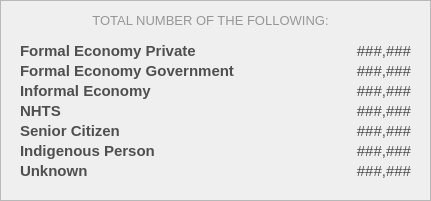
    <widget class="QFrame" name="stat_framePWD_2">
     <property name="geometry">
      <rect>
       <x>830</x>
       <y>440</y>
       <width>431</width>
       <height>201</height>
      </rect>
     </property>
     <property name="styleSheet">
      <string notr="true">#stat_framePWD_2{
	background-color: #fcfcfc;
}</string>
     </property>
     <property name="frameShape">
      <enum>QFrame::Shape::StyledPanel</enum>
     </property>
     <property name="frameShadow">
      <enum>QFrame::Shadow::Raised</enum>
     </property>
     <widget class="QLabel" name="label_FEP">
      <property name="geometry">
       <rect>
        <x>20</x>
        <y>40</y>
        <width>231</width>
        <height>21</height>
       </rect>
      </property>
      <property name="font">
       <font>
        <family>Arial</family>
        <pointsize>11</pointsize>
        <bold>true</bold>
       </font>
      </property>
      <property name="styleSheet">
       <string notr="true">#label_FEP {
	background-color: transparent;
	color: #4f4f4f;
}
</string>
      </property>
      <property name="text">
       <string>Formal Economy Private</string>
      </property>
      <property name="alignment">
       <set>Qt::AlignmentFlag::AlignLeading|Qt::AlignmentFlag::AlignLeft|Qt::AlignmentFlag::AlignVCenter</set>
      </property>
     </widget>
     <widget class="QLabel" name="label_desc2_5">
      <property name="geometry">
       <rect>
        <x>0</x>
        <y>10</y>
        <width>421</width>
        <height>20</height>
       </rect>
      </property>
      <property name="font">
       <font>
        <family>Arial</family>
        <pointsize>10</pointsize>
       </font>
      </property>
      <property name="styleSheet">
       <string notr="true">#label_desc2_5{
	color: #969696;
}</string>
      </property>
      <property name="text">
       <string>TOTAL NUMBER OF THE FOLLOWING:</string>
      </property>
      <property name="alignment">
       <set>Qt::AlignmentFlag::AlignCenter</set>
      </property>
     </widget>
     <widget class="QLabel" name="total_FEP">
      <property name="geometry">
       <rect>
        <x>270</x>
        <y>40</y>
        <width>141</width>
        <height>21</height>
       </rect>
      </property>
      <property name="font">
       <font>
        <family>Arial</family>
        <pointsize>11</pointsize>
        <bold>false</bold>
       </font>
      </property>
      <property name="styleSheet">
       <string notr="true">#total_FEP {
	background-color: transparent;
	color: #4f4f4f;
}
</string>
      </property>
      <property name="text">
       <string>###,###</string>
      </property>
      <property name="alignment">
       <set>Qt::AlignmentFlag::AlignRight|Qt::AlignmentFlag::AlignTrailing|Qt::AlignmentFlag::AlignVCenter</set>
      </property>
     </widget>
     <widget class="QLabel" name="label_FEG">
      <property name="geometry">
       <rect>
        <x>20</x>
        <y>60</y>
        <width>231</width>
        <height>21</height>
       </rect>
      </property>
      <property name="font">
       <font>
        <family>Arial</family>
        <pointsize>11</pointsize>
        <bold>true</bold>
       </font>
      </property>
      <property name="styleSheet">
       <string notr="true">#label_FEG {
	background-color: transparent;
	color: #4f4f4f;
}
</string>
      </property>
      <property name="text">
       <string>Formal Economy Government</string>
      </property>
      <property name="alignment">
       <set>Qt::AlignmentFlag::AlignLeading|Qt::AlignmentFlag::AlignLeft|Qt::AlignmentFlag::AlignVCenter</set>
      </property>
     </widget>
     <widget class="QLabel" name="total_FEG">
      <property name="geometry">
       <rect>
        <x>270</x>
        <y>60</y>
        <width>141</width>
        <height>21</height>
       </rect>
      </property>
      <property name="font">
       <font>
        <family>Arial</family>
        <pointsize>11</pointsize>
        <bold>false</bold>
       </font>
      </property>
      <property name="styleSheet">
       <string notr="true">#total_FEG {
	background-color: transparent;
	color: #4f4f4f;
}
</string>
      </property>
      <property name="text">
       <string>###,###</string>
      </property>
      <property name="alignment">
       <set>Qt::AlignmentFlag::AlignRight|Qt::AlignmentFlag::AlignTrailing|Qt::AlignmentFlag::AlignVCenter</set>
      </property>
     </widget>
     <widget class="QLabel" name="total_IE">
      <property name="geometry">
       <rect>
        <x>270</x>
        <y>80</y>
        <width>141</width>
        <height>21</height>
       </rect>
      </property>
      <property name="font">
       <font>
        <family>Arial</family>
        <pointsize>11</pointsize>
        <bold>false</bold>
       </font>
      </property>
      <property name="styleSheet">
       <string notr="true">#total_IE {
	background-color: transparent;
	color: #4f4f4f;
}
</string>
      </property>
      <property name="text">
       <string>###,###</string>
      </property>
      <property name="alignment">
       <set>Qt::AlignmentFlag::AlignRight|Qt::AlignmentFlag::AlignTrailing|Qt::AlignmentFlag::AlignVCenter</set>
      </property>
     </widget>
     <widget class="QLabel" name="label_IE">
      <property name="geometry">
       <rect>
        <x>20</x>
        <y>80</y>
        <width>231</width>
        <height>21</height>
       </rect>
      </property>
      <property name="font">
       <font>
        <family>Arial</family>
        <pointsize>11</pointsize>
        <bold>true</bold>
       </font>
      </property>
      <property name="styleSheet">
       <string notr="true">#label_IE {
	background-color: transparent;
	color: #4f4f4f;
}
</string>
      </property>
      <property name="text">
       <string>Informal Economy</string>
      </property>
      <property name="alignment">
       <set>Qt::AlignmentFlag::AlignLeading|Qt::AlignmentFlag::AlignLeft|Qt::AlignmentFlag::AlignVCenter</set>
      </property>
     </widget>
     <widget class="QLabel" name="label_NHTS">
      <property name="geometry">
       <rect>
        <x>20</x>
        <y>100</y>
        <width>231</width>
        <height>21</height>
       </rect>
      </property>
      <property name="font">
       <font>
        <family>Arial</family>
        <pointsize>11</pointsize>
        <bold>true</bold>
       </font>
      </property>
      <property name="styleSheet">
       <string notr="true">#label_NHTS {
	background-color: transparent;
	color: #4f4f4f;
}
</string>
      </property>
      <property name="text">
       <string>NHTS</string>
      </property>
      <property name="alignment">
       <set>Qt::AlignmentFlag::AlignLeading|Qt::AlignmentFlag::AlignLeft|Qt::AlignmentFlag::AlignVCenter</set>
      </property>
     </widget>
     <widget class="QLabel" name="total_NHTS">
      <property name="geometry">
       <rect>
        <x>270</x>
        <y>100</y>
        <width>141</width>
        <height>21</height>
       </rect>
      </property>
      <property name="font">
       <font>
        <family>Arial</family>
        <pointsize>11</pointsize>
        <bold>false</bold>
       </font>
      </property>
      <property name="styleSheet">
       <string notr="true">#total_NHTS {
	background-color: transparent;
	color: #4f4f4f;
}
</string>
      </property>
      <property name="text">
       <string>###,###</string>
      </property>
      <property name="alignment">
       <set>Qt::AlignmentFlag::AlignRight|Qt::AlignmentFlag::AlignTrailing|Qt::AlignmentFlag::AlignVCenter</set>
      </property>
     </widget>
     <widget class="QLabel" name="total_SC">
      <property name="geometry">
       <rect>
        <x>270</x>
        <y>120</y>
        <width>141</width>
        <height>21</height>
       </rect>
      </property>
      <property name="font">
       <font>
        <family>Arial</family>
        <pointsize>11</pointsize>
        <bold>false</bold>
       </font>
      </property>
      <property name="styleSheet">
       <string notr="true">#total_SC {
	background-color: transparent;
	color: #4f4f4f;
}
</string>
      </property>
      <property name="text">
       <string>###,###</string>
      </property>
      <property name="alignment">
       <set>Qt::AlignmentFlag::AlignRight|Qt::AlignmentFlag::AlignTrailing|Qt::AlignmentFlag::AlignVCenter</set>
      </property>
     </widget>
     <widget class="QLabel" name="label_SC">
      <property name="geometry">
       <rect>
        <x>20</x>
        <y>120</y>
        <width>231</width>
        <height>21</height>
       </rect>
      </property>
      <property name="font">
       <font>
        <family>Arial</family>
        <pointsize>11</pointsize>
        <bold>true</bold>
       </font>
      </property>
      <property name="styleSheet">
       <string notr="true">#label_SC {
	background-color: transparent;
	color: #4f4f4f;
}
</string>
      </property>
      <property name="text">
       <string>Senior Citizen</string>
      </property>
      <property name="alignment">
       <set>Qt::AlignmentFlag::AlignLeading|Qt::AlignmentFlag::AlignLeft|Qt::AlignmentFlag::AlignVCenter</set>
      </property>
     </widget>
     <widget class="QLabel" name="label_IP">
      <property name="geometry">
       <rect>
        <x>20</x>
        <y>140</y>
        <width>231</width>
        <height>21</height>
       </rect>
      </property>
      <property name="font">
       <font>
        <family>Arial</family>
        <pointsize>11</pointsize>
        <bold>true</bold>
       </font>
      </property>
      <property name="styleSheet">
       <string notr="true">#label_IP {
	background-color: transparent;
	color: #4f4f4f;
}
</string>
      </property>
      <property name="text">
       <string>Indigenous Person</string>
      </property>
      <property name="alignment">
       <set>Qt::AlignmentFlag::AlignLeading|Qt::AlignmentFlag::AlignLeft|Qt::AlignmentFlag::AlignVCenter</set>
      </property>
     </widget>
     <widget class="QLabel" name="total_IP">
      <property name="geometry">
       <rect>
        <x>270</x>
        <y>140</y>
        <width>141</width>
        <height>21</height>
       </rect>
      </property>
      <property name="font">
       <font>
        <family>Arial</family>
        <pointsize>11</pointsize>
        <bold>false</bold>
       </font>
      </property>
      <property name="styleSheet">
       <string notr="true">#total_IP {
	background-color: transparent;
	color: #4f4f4f;
}
</string>
      </property>
      <property name="text">
       <string>###,###</string>
      </property>
      <property name="alignment">
       <set>Qt::AlignmentFlag::AlignRight|Qt::AlignmentFlag::AlignTrailing|Qt::AlignmentFlag::AlignVCenter</set>
      </property>
     </widget>
     <widget class="QLabel" name="total_U">
      <property name="geometry">
       <rect>
        <x>270</x>
        <y>160</y>
        <width>141</width>
        <height>21</height>
       </rect>
      </property>
      <property name="font">
       <font>
        <family>Arial</family>
        <pointsize>11</pointsize>
        <bold>false</bold>
       </font>
      </property>
      <property name="styleSheet">
       <string notr="true">#total_U {
	background-color: transparent;
	color: #4f4f4f;
}
</string>
      </property>
      <property name="text">
       <string>###,###</string>
      </property>
      <property name="alignment">
       <set>Qt::AlignmentFlag::AlignRight|Qt::AlignmentFlag::AlignTrailing|Qt::AlignmentFlag::AlignVCenter</set>
      </property>
     </widget>
     <widget class="QLabel" name="label_U">
      <property name="geometry">
       <rect>
        <x>20</x>
        <y>160</y>
        <width>231</width>
        <height>21</height>
       </rect>
      </property>
      <property name="font">
       <font>
        <family>Arial</family>
        <pointsize>11</pointsize>
        <bold>true</bold>
       </font>
      </property>
      <property name="styleSheet">
       <string notr="true">#label_U {
	background-color: transparent;
	color: #4f4f4f;
}
</string>
      </property>
      <property name="text">
       <string>Unknown</string>
      </property>
      <property name="alignment">
       <set>Qt::AlignmentFlag::AlignLeading|Qt::AlignmentFlag::AlignLeft|Qt::AlignmentFlag::AlignVCenter</set>
      </property>
     </widget>
    </widget>
